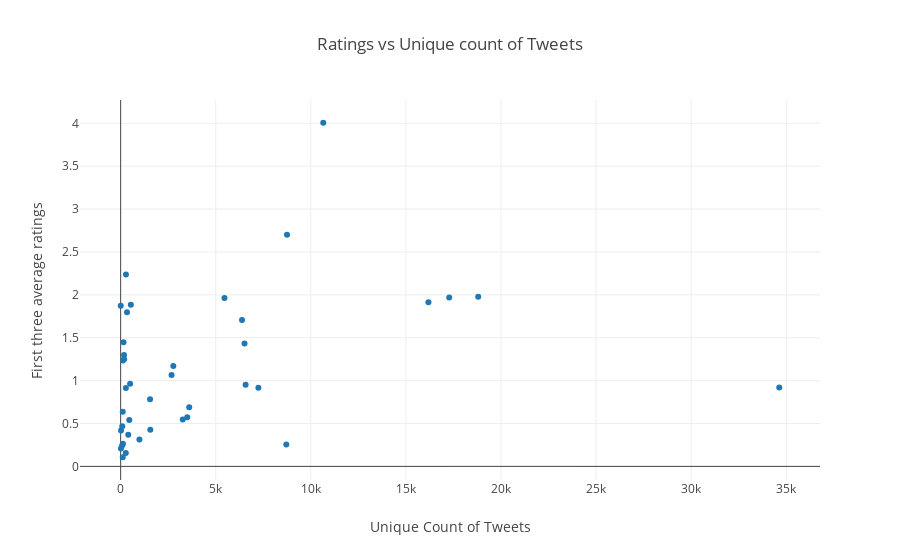

Notebook code for this chart:
### Code cell
trace0=go.Scatter(
    x=show_rtng_cnt['Unique ID'],
    y=show_rtng_cnt.initial_avg_rating,
    mode='markers',
    name='train',
    text=show_rtng_cnt.index
#     marker=dict(color='rbga(255, 128, 255, 0.8)')
    )
data=[trace0]
layout=go.Layout(title="Ratings vs Unique count of Tweets",xaxis={'title':'Unique Count of Tweets'},yaxis={'title':'First three average ratings'})
fig=dict(data=data,layout=layout)
iplot(fig)

### Figure 1 — Plotly figure (JSON) as saved in the notebook; plotly's stock layout.template omitted (floating-point values rounded to 4 significant figures)
{"data": [{"mode": "markers", "name": "train", "text": ["BIGGBOSS-Mentions", "DILHITOHAI-Mentions", "HARSHAAKHPEULLUBAITHAAHAI-Mentions", "JIJAJICHHATPARHAIN-Mentions", "andtv-show-perfect-pati-Mentions", "andtvofficial-show-bitti-businesswali-Mentions", "andtvofficial-show-love-me-india-Mentions", "andtvofficial-show-mitegi-lakshmanrekha-Mentions", "andtvofficial-show-vikram-betaal-Mentions", "colors-tv---show--dance-deewane-Mentions", "colors-tv-show-dastan-e-mohabbat-Mentions", "colors-tv-show-naagin-Mentions", "colors-tv-show-rising-star-Mentions", "colorstv-show-belan-wali-bahu-Mentions", "colorstv-show-bepannaah-Mentions", "colorstv-show-dev-Mentions", "colorstv-show-kasam-Mentions", "colorstv-show-kaun-hai-Mentions", "colorstv-show-roop-mard-ka-naya-swaroop-Mentions", "colorstv-show-silsila-badalte-rishton-ka-Mentions", "sony-tv--show---cid-Mentions", "sony-tv-show-dus-ka-dum-Mentions", "sony-tv-show-indian-idol-Mentions", "sonysab-show-namune-Mentions", "sonysab-show-saat-phero-ki-hera-pherie-Mentions", "sonytv-show-crime-patrol-Mentions", "sonytv-show-zindagikecrossroads-Mentions", "star-plus-show-danceplus-Mentions", "starplus-show-kasautii-zindagi-kay-Mentions", "starplus-show-kulfi-kumar-bajewala-Mentions", "starplus-show-mariam-khan-reporting-live-Mentions", "starplus-show-qayamat-ki-raat-Mentions", "starplus-show-sabse-smart-kaun-Mentions", "zee-tv---show---ishq-subhan-allah-Mentions", "zee-tv---show---juzzbaaat-Mentions", "zeetv---show---kaleerein-Mentions", "zeetv-show-did-lil-masters-Mentions", "zeetv-show-ye-teri-galiyan-Mentions", "zeetv-shows-maggie-kitchen-journeys-Mentions", "zeetv-shows-sa-re-ga-ma-pa-Mentions"], "type": "scatter", "uid": "84bf8895-eceb-4975-9002-7a563acca670", "x": [18799, 986, 6570, 275, 78, 110, 3265, 270, 399, 8748, 176, 10652, 279, 149, 17276, 453, 3503, 121, 183, 2769, 497, 7242, 6382, 20, 109, 85, 1560, 536, 16183, 334, 1545, 5, 3605, 5458, 8709, 34629, 6513, 119, 15, 2677], "y": [1.977, 0.3133, 0.9533, 0.9133, 0.2433, 0.1067, 0.5467, 0.1567, 0.37, 2.7, 1.3, 4.007, 2.237, 1.447, 1.97, 0.54, 0.5733, 1.233, 1.25, 1.17, 0.9633, 0.9167, 1.707, 0.42, 0.6367, 0.4667, 0.4267, 1.883, 1.913, 1.797, 0.7833, 1.873, 0.69, 1.963, 0.2567, 0.92, 1.433, 0.2633, 0.21, 1.067]}], "layout": {"title": "Ratings vs Unique count of Tweets", "xaxis": {"title": "Unique Count of Tweets"}, "yaxis": {"title": "First three average ratings"}}}
